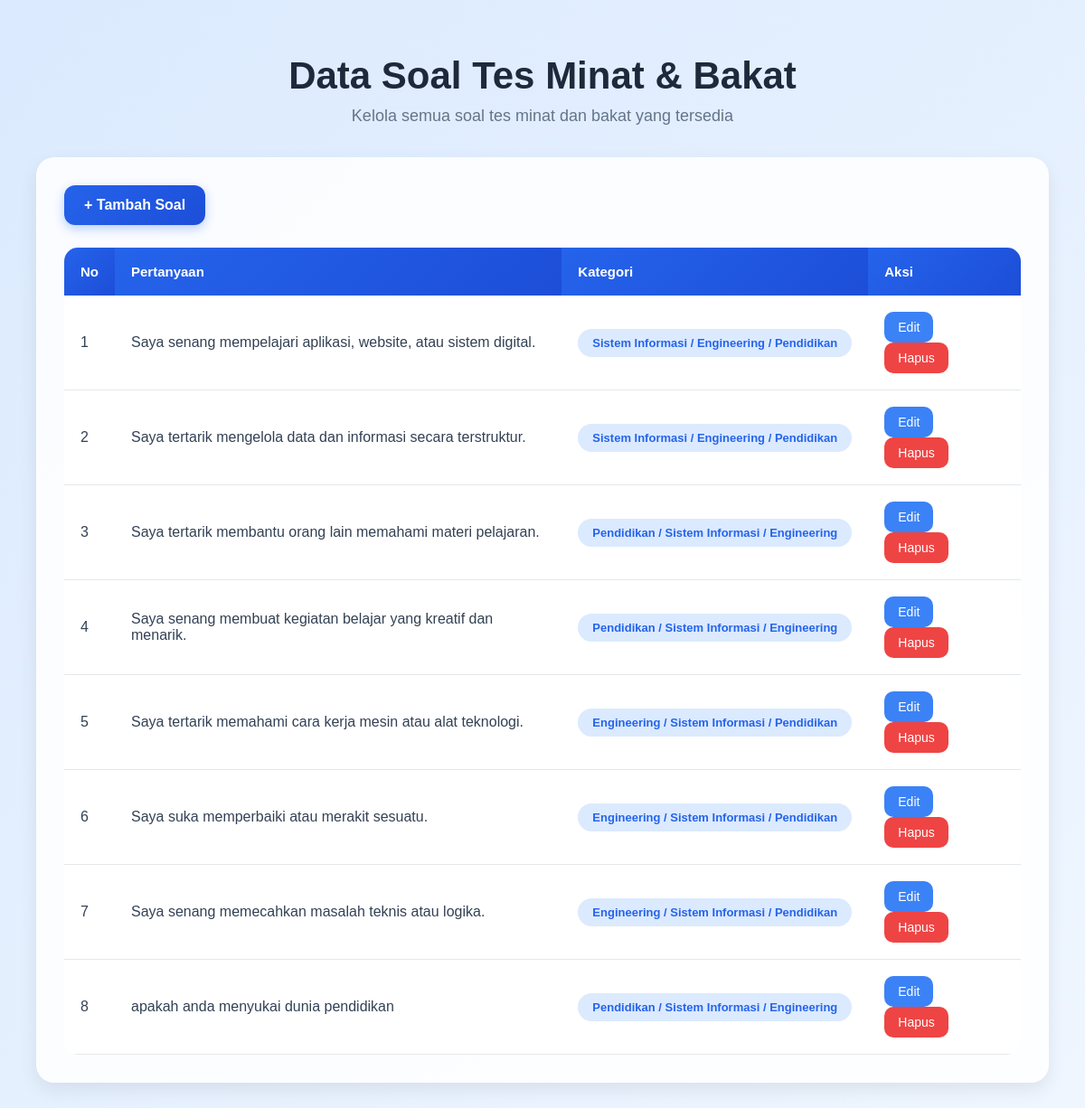
Page /fitur_tesminatbakat/data_soal.php (signed in) on the committed database.
### tables this page shows
CREATE TABLE `soal_tes` (
  `id_soal` int(11) NOT NULL,
  `pertanyaan` text NOT NULL,
  `opsi_a` varchar(255) NOT NULL,
  `opsi_b` varchar(255) NOT NULL,
  `opsi_c` varchar(255) NOT NULL,
  `dibuat_pada` timestamp NOT NULL DEFAULT current_timestamp(),
  `diubah_pada` timestamp NOT NULL DEFAULT current_timestamp() ON UPDATE current_timestamp(),
  `kategori_a` varchar(100) DEFAULT NULL,
  `kategori_b` varchar(100) DEFAULT NULL,
  `kategori_c` varchar(100) DEFAULT NULL
);

### fitur_tesminatbakat/data_soal.php (the view, shortened to what this page needs)
<?php
include '../config.php';
$data = mysqli_query($conn, "SELECT * FROM soal_tes");
?>
<!DOCTYPE html>
<html>
<head>
    <link rel="stylesheet" href="style.css">
</head>
<body>
<div class="main">
    <div class="container">
       <div class="topbar">
    <h1>Data Soal Tes Minat & Bakat</h1>
    <p>
        Kelola semua soal tes minat dan bakat yang tersedia
    </p>
</div>
        <div class="card">
            <a href="tambah_soal.php" class="btn-tambah">
                + Tambah Soal
            </a>
            <div class="table-container">
                <table>
                    <tr>
                        <th>No</th>
                        <th>Pertanyaan</th>
                        <th>Kategori</th>
                        <th>Aksi</th>
                    </tr>
                    <?php $no = 1; ?>
                    <?php while($row = mysqli_fetch_assoc($data)) : ?>
                    <tr>
                        <td><?= $no++; ?></td>
                        <td><?= $row['pertanyaan']; ?></td>
                        <td>
                            <span class="badge">
                            <?= $row['kategori_a']; ?> /
                            <?= $row['kategori_b']; ?> /
                            <?= $row['kategori_c']; ?>
                        </span>
                    </td>
                        <td>
                            <a href="edit_soal.php?id=<?= $row['id_soal']; ?>" class="btn-edit">
                                Edit
                            </a>
                            <a href="hapus_soal.php?id=<?= $row['id_soal']; ?>" class="btn-hapus">
                                Hapus
                            </a>
                        </td>
                    </tr>
                    <?php endwhile; ?>
                </table>
            </div>
        </div>
    </div>
</div>

### fitur_tesminatbakat/style.css (style rules this page uses)
* { margin: 0; padding: 0; box-sizing: border-box; font-family: Arial, sans-serif; }
body { background: linear-gradient(135deg, #dbeafe, #eff6ff); min-height: 100vh; overflow-x: hidden; }
.main { width: 100%; min-height: 100vh; padding: 40px; display: flex; justify-content: center; }
.container { width: 100%; max-width: 1200px; }
.topbar { text-align: center; margin-bottom: 35px; margin-top: 20px; }
.topbar h1 { font-size: 42px; color: #1e293b; margin-bottom: 10px; }
.topbar p { color: #64748b; font-size: 18px; }
.card { background: rgba(255, 255, 255, 0.85); padding: 30px; border-radius: 20px; box-shadow: 0 8px 20px rgba(0, 0, 0, 0.08); border: 1px solid rgba(255, 255, 255, 0.4); }
.btn-tambah { display: inline-block; background: linear-gradient(135deg, #2563eb, #1d4ed8); color: white; padding: 13px 22px; border-radius: 12px; text-decoration: none; margin-bottom: 25px; font-weight: bold; transition: 0.3s; box-shadow: 0 4px 12px rgba(37, 99, 235, 0.3); }
.table-container { overflow-x: auto; }
table { width: 100%; border-collapse: collapse; background: white; border-radius: 15px; overflow: hidden; }
table th { background: linear-gradient(135deg, #2563eb, #1d4ed8); color: white; padding: 18px; text-align: left; font-size: 15px; }
table td { padding: 18px; border-bottom: 1px solid #e5e7eb; color: #334155; }
.badge { display: inline-block; background: #dbeafe; color: #2563eb; padding: 8px 16px; border-radius: 20px; font-size: 13px; font-weight: bold; white-space: nowrap; }
.btn-edit { display: inline-block; background: #3b82f6; color: white; padding: 9px 15px; border-radius: 10px; text-decoration: none; font-size: 14px; margin-right: 5px; transition: 0.3s; }
.btn-hapus { display: inline-block; background: #ef4444; color: white; padding: 9px 15px; border-radius: 10px; text-decoration: none; font-size: 14px; transition: 0.3s; }

### rows in the picture
soal_tes: pertanyaan "Saya senang mempelajari aplikasi, website, atau sistem digital.", kategori_a "Sistem Informasi", kategori_b "Engineering", kategori_c "Pendidikan"
soal_tes: pertanyaan "Saya tertarik mengelola data dan informasi secara terstruktur.", kategori_a "Sistem Informasi", kategori_b "Engineering", kategori_c "Pendidikan"
soal_tes: pertanyaan "Saya tertarik membantu orang lain memahami materi pelajaran.", kategori_a "Pendidikan", kategori_b "Sistem Informasi", kategori_c "Engineering"
soal_tes: pertanyaan "Saya senang membuat kegiatan belajar yang kreatif dan menarik.", kategori_a "Pendidikan", kategori_b "Sistem Informasi", kategori_c "Engineering"
soal_tes: pertanyaan "Saya tertarik memahami cara kerja mesin atau alat teknologi.", kategori_a "Engineering", kategori_b "Sistem Informasi", kategori_c "Pendidikan"
soal_tes: pertanyaan "Saya suka memperbaiki atau merakit sesuatu.", kategori_a "Engineering", kategori_b "Sistem Informasi", kategori_c "Pendidikan"
soal_tes: pertanyaan "Saya senang memecahkan masalah teknis atau logika.", kategori_a "Engineering", kategori_b "Sistem Informasi", kategori_c "Pendidikan"
soal_tes: pertanyaan "apakah anda menyukai dunia pendidikan", kategori_a "Pendidikan", kategori_b "Sistem Informasi", kategori_c "Engineering"
